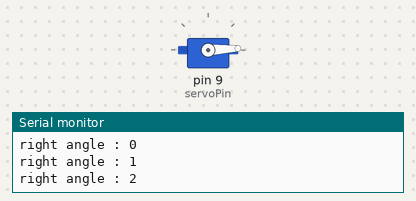
Bench run of a sketch on a simulated Arduino Uno, built with avr-gcc and run on an emulated ATmega328P. Shown: servo, the last lines printed to the serial monitor.

Above: at 0.05 s.
At 1.6 s:
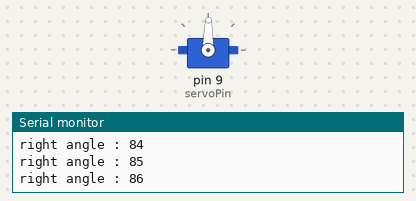
At 3.2 s:
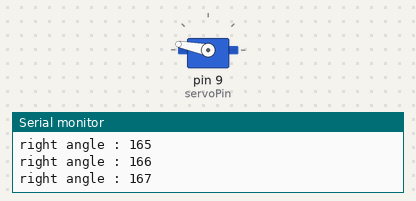
At 6.4 s:
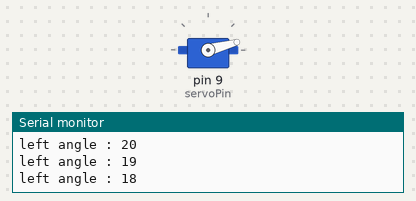
Timing chart, 0 to 8.7 s (numbered marks = the images above):
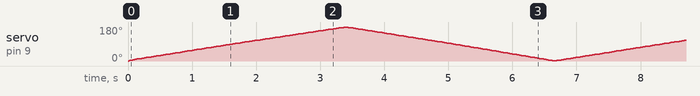

The sketch:

01.ino
```cpp
// 예제 01 서보 모터를 왼쪽, 오른쪽으로 180도 이동
#include "Servo.h"    //서보모터 라이브러리 가져옴

Servo servo;    //서보모터 객체 선언
int servoPin = 9;    //서보모터 제어핀 할당

void setup()
{
    Serial.begin(9600);
    servo.attach(servoPin);    //서보모터 핀 연결
}

void loop()
{
    int angle;    //각도 변수 선언

    //0 -> 180도로 서보모터 움직임
    for (angle = 0; angle < 180; angle++)
    {
        servo.write(angle);    //angle(각도)값으로 서보모터 제어
        Serial.print("right angle : ");
        Serial.println(angle); //각도 값 출력
        delay(10);             //delay로 각도의 변화 속도를 조절
    }
    //180 -> 0도로 서보모터 움직임
    for (angle = 180; angle > 0; angle--)
    {
        servo.write(angle); //angle(각도)값으로 서보모터 제어
        Serial.print("left angle : ");
        Serial.println(angle); //각도 값 출력
        delay(10);             //delay로 각도의 변화 속도를 조절
    }
}
```
